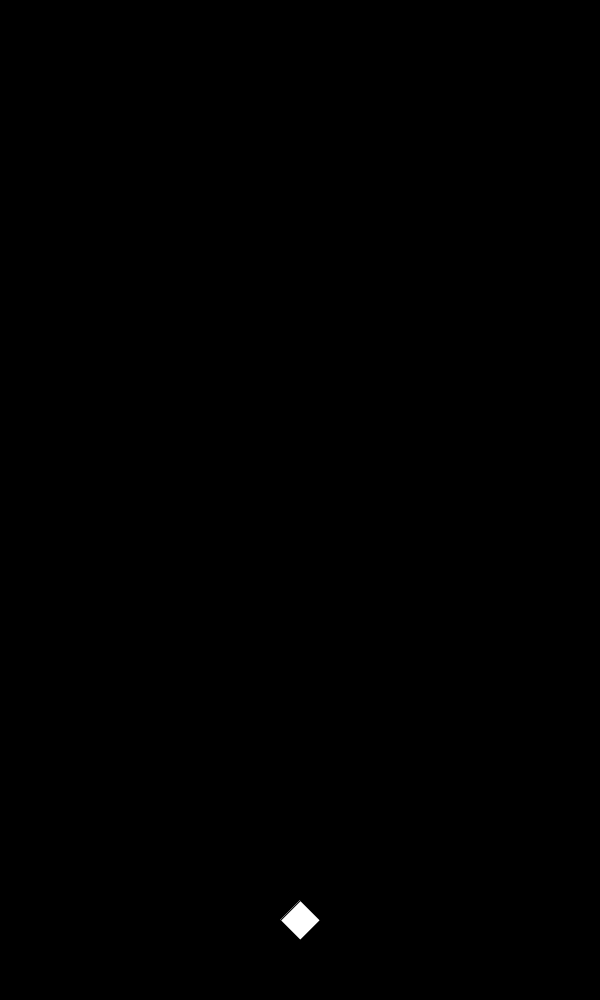
Frame 1 (no input)
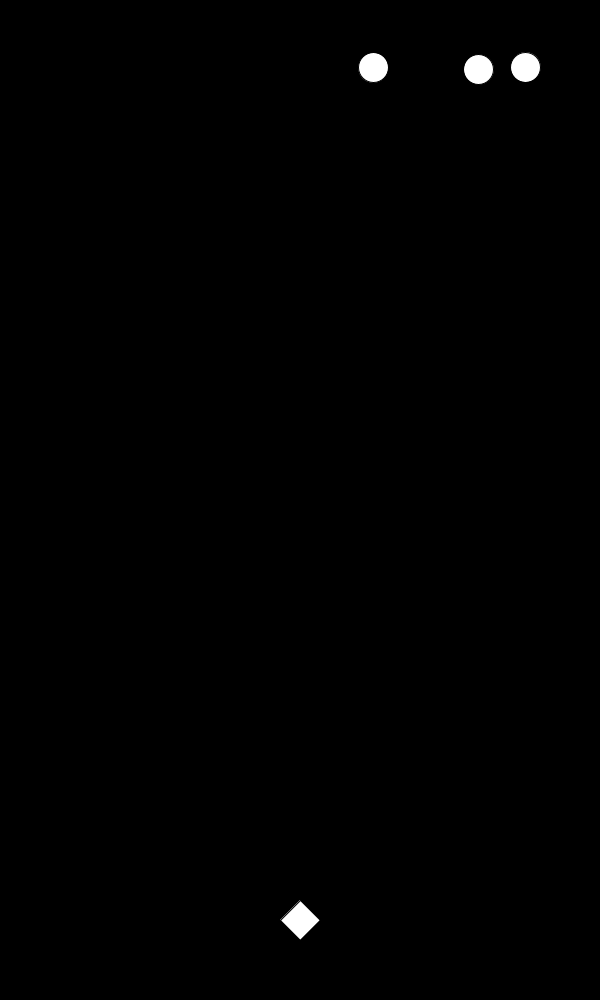
Frame 60 (the mouse pressed at the canvas centre just before this capture)
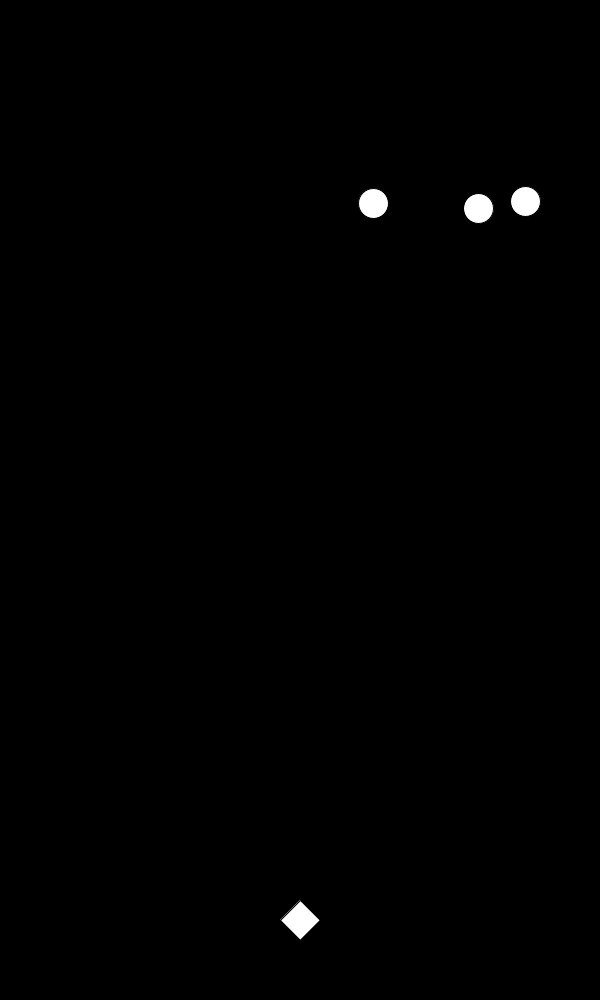
Frame 120 (the mouse held since frame 60 and released just before this capture)

The Processing sketch that drew these frames (run headless with seeded random() and noise(); from frame 60 on, the mouse is pressed at the canvas centre):

// Processing sketch: sketch_230315b
// ── sketch_230315b.pde
float xaxis = 300, yaxis = 900;

float launchedX, launchedY;
boolean isLaunched;

float enemyTimer = 0;
float enemyX, enemyY;
boolean enemySpawnable;
boolean enemySpawned;

Enemy enemy1 = new Enemy();
Enemy enemy2 = new Enemy();
Enemy enemy3 = new Enemy();

void setup()
{
  size(600,1000);
}

void draw()
{
  background(0);
  enemyTimer += 1;
  if (keyPressed)
  {
    if (key == 'd') {xaxis += 5;}
    if (key == 'a') {xaxis -= 5;}
    if (key == 'w') {yaxis -= 5;}
    if (key == 's') {yaxis += 5;}

    if (key == ' ' && !isLaunched){
      isLaunched = true;
      launchedX = xaxis;
      launchedY = yaxis;
    }
  }
  if (isLaunched){
    launchedY -= 30;
    projectile(launchedX, launchedY);
    if (launchedY < 0){
      isLaunched = false;
    }
  }
  player(xaxis,yaxis);

  if (enemyTimer > 30){
    enemyTimer = 0;
    enemySpawnable = true;
    if (enemy1.y > 1000){
      enemy1.x = random(50,550);
      enemy1.y = random(-50,0);
    }
    if (enemy2.y > 1000){
      enemy2.x = random(50,550);
      enemy2.y = random(-200,-150);
    }
    if (enemy3.y > 1000){
      enemy3.x = random(50,550);
      enemy3.y = random(-250,-200);
    }
  }
  if (enemySpawnable){
    enemy1.y += enemy1.fallingSpeed;
    enemy2.y += enemy2.fallingSpeed;
    enemy3.y += enemy3.fallingSpeed;
    enemySpawn(enemy1.x, enemy1.y);
    enemySpawn(enemy2.x, enemy2.y);
    enemySpawn(enemy3.x, enemy3.y);
  }
}

void player(float x, float y)
{
  quad(x,y, x-20,y+20, x,y+40, x+20,y+20);
}

void projectile(float x, float y)
{
  rect(x-5,y,10,40);
}

void enemySpawn(float x, float y)
{
  circle(x,y,30);
}

// ── enemy.pde
public class Enemy{
  float x = random(50,550);
  float y = 0;
  float fallingSpeed = random(2,3);
}
